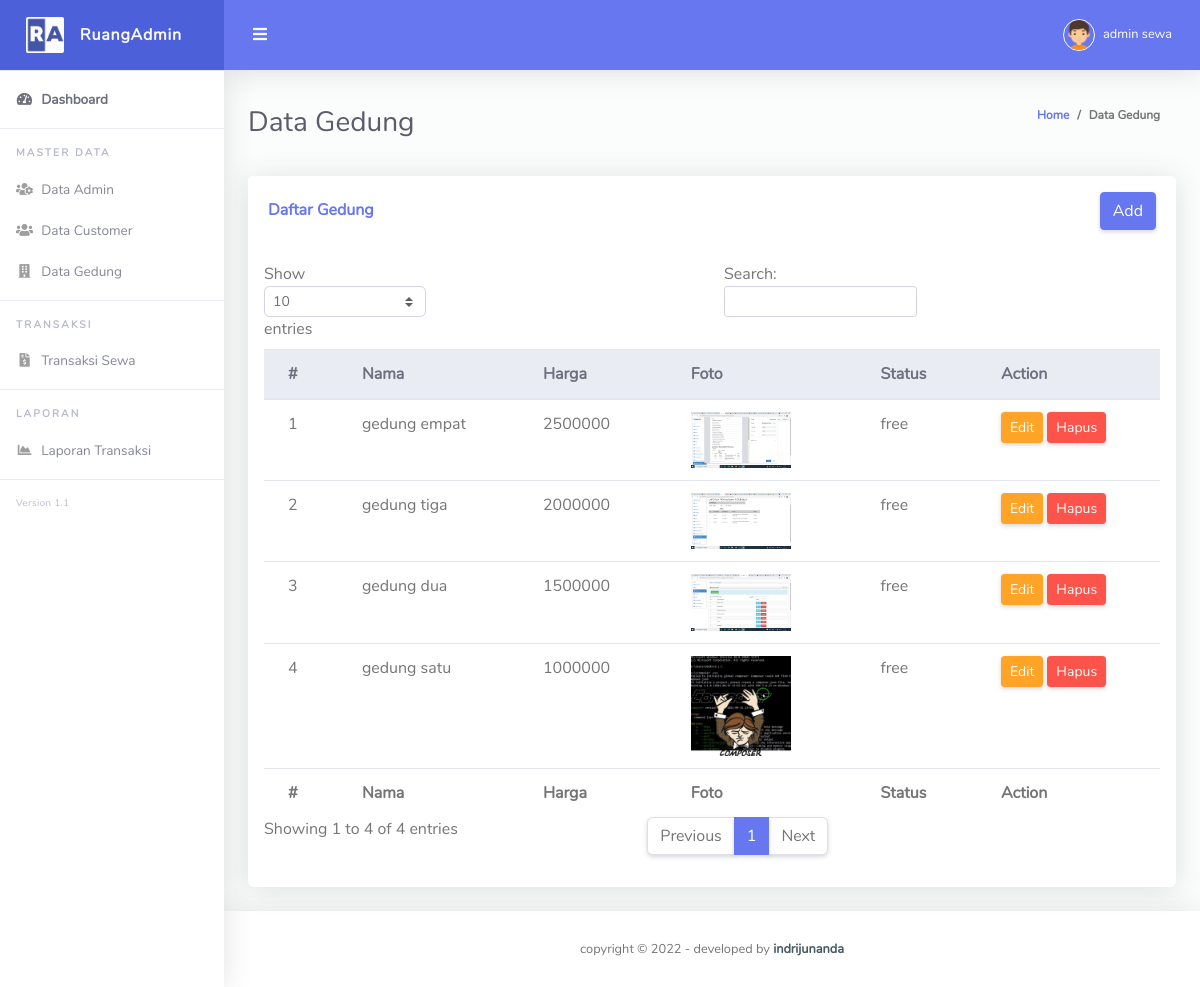
/admin/data_gedung.php (signed in), run on the app's committed database.
### tables this page shows
CREATE TABLE `gedung` (
  `id_gedung` varchar(11) NOT NULL,
  `nama_gedung` varchar(50) NOT NULL,
  `harga` int(11) NOT NULL,
  `foto` text NOT NULL,
  `sts` varchar(11) NOT NULL
);

### admin/data_gedung.php (the view, shortened to what this page needs)
<?php
if ($_SESSION['level'] != 'admin') {
    header('location: ../index.php');
} else {
    require('../koneksi.php');
    include('../template/header.php');
?>
    <div class="container-fluid" id="container-wrapper">
        <div class="d-sm-flex align-items-center justify-content-between mb-4">
            <h1 class="h3 mb-0 text-gray-800">Data Gedung</h1>
            <ol class="breadcrumb">
                <li class="breadcrumb-item"><a href="./">Home</a></li>
                <li class="breadcrumb-item active" aria-current="page">Data Gedung</li>
            </ol>
        </div>
        <div class="row">
            <div class="col-lg-12">
                <div class="card mb-4">
                    <div class="card-header py-3 d-flex flex-row align-items-center justify-content-between">
                        <h6 class="m-0 font-weight-bold text-primary">Daftar Gedung</h6>
                        <a href="tambah_gedung.php" class="btn btn-primary">Add</a>
                    </div>
                    <div class="table-responsive p-3">
                        <table class="table align-items-center table-flush" id="dataTable">
                            <thead class="thead-light">
                                <tr>
                                    <th>#</th>
                                    <th>Nama</th>
                                    <th>Harga</th>
                                    <th>Foto</th>
                                    <th>Status</th>
                                    <th>Action</th>
                                </tr>
                            </thead>
                            <tfoot>
                                <tr>
                                    <th>#</th>
                                    <th>Nama</th>
                                    <th>Harga</th>
                                    <th>Foto</th>
                                    <th>Status</th>
                                    <th>Action</th>
                                </tr>
                            </tfoot>
                            <tbody>
                                <?php
                                $query = mysqli_query($koneksi, "SELECT * FROM gedung ORDER BY id_gedung DESC");
                                $no = 1;
                                while ($data = mysqli_fetch_array($query)) {
                                ?>
                                    <tr>
                                        <td><?php echo $no++ ?></td>
                                        <td><?php echo $data['nama_gedung'] ?></td>
                                        <td><?php echo $data['harga'] ?></td>
                                        <td> <img src="../img/<?php echo $data['foto'] ?>" alt="img" width="100px"></td>
                                        <td><?php echo $data['sts'] ?></td>
                                        <td>
                                            <a href="edit_gedung.php?id=<?php echo $data['id_gedung'] ?>" class="btn btn-warning btn-sm">Edit</a>
                                            <a href="hapus_gedung.php?id=<?php echo $data['id_gedung'] ?>" class="btn btn-danger btn-sm">Hapus</a>
                                        </td>
                                    </tr>
                                <?php } ?>
                            </tbody>
                        </table>
                    </div>
                </div>
            </div>
        </div>
    <?php include('../template/footer.php');
} ?>

### data on the page
gedung: nama_gedung "gedung empat", harga "2500000", foto (picture), sts "free"
gedung: nama_gedung "gedung tiga", harga "2000000", foto (picture), sts "free"
gedung: nama_gedung "gedung dua", harga "1500000", foto (picture), sts "free"
gedung: nama_gedung "gedung satu", harga "1000000", foto (picture), sts "free"

### other printed values
$_SESSION['nama'] "admin sewa"
